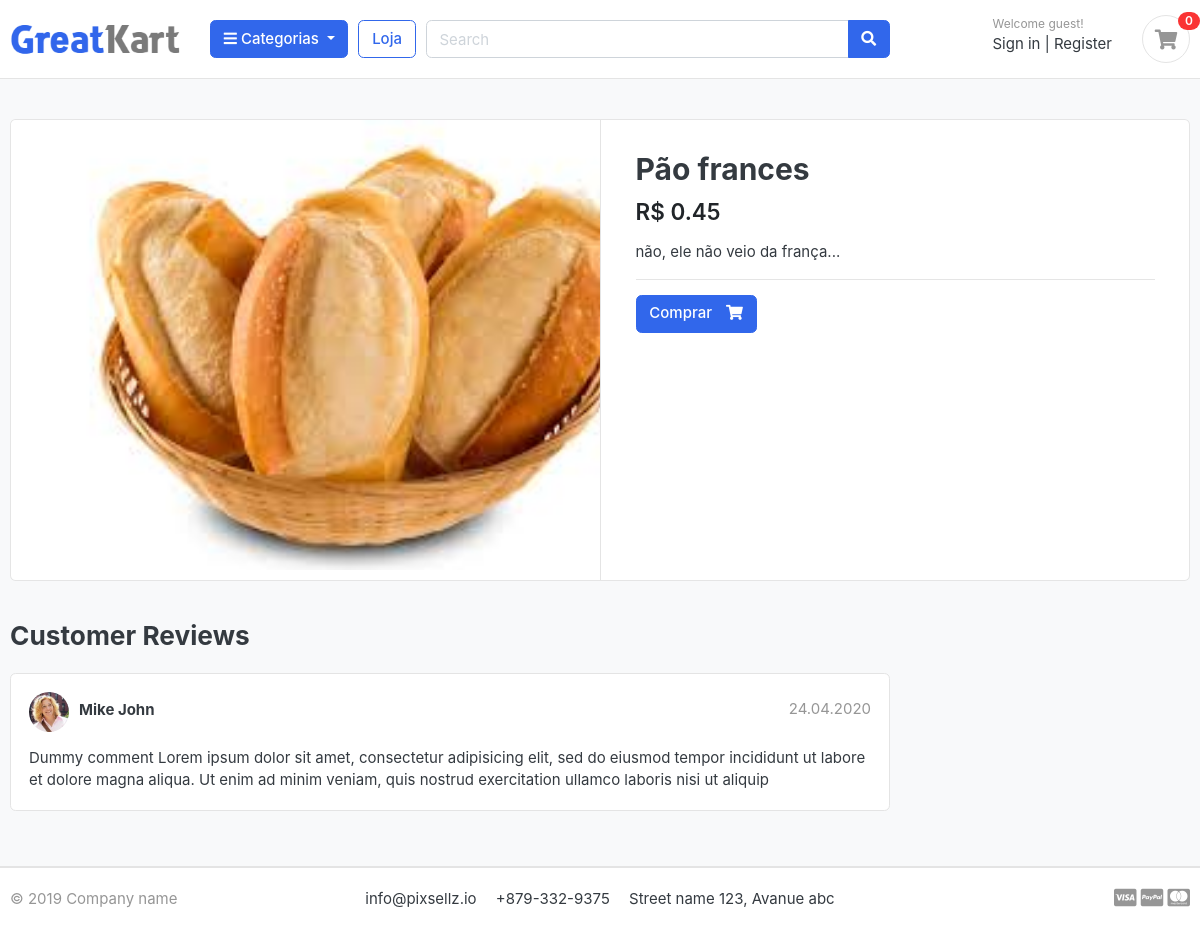
Screenshot of /loja/categoria/cafe-da-manha/pao-frances with the database file from the repository.
### produto/models.py (models this page shows, shortened)
class Produto(models.Model):
    nome = models.CharField(max_length=100, unique=True)
    descricao = models.TextField(max_length=255, unique=True)
    preco = models.DecimalField(max_digits=12, decimal_places=2)
    imagem = models.ImageField(upload_to='fotos/produtos/', blank=True)
    estoque = models.IntegerField()
    esta_disponivel = models.BooleanField(default=True)
    slug = models.SlugField(max_length=110, unique=True)
    criado_em = models.DateTimeField(auto_now_add=True)
    modificado_em = models.DateTimeField(auto_now=True)
    categoria = models.ForeignKey(Categoria, on_delete=models.CASCADE)

### loja/views.py (the view)
# urls.py: path('categoria/<slug:categoria_slug>/<slug:produto_slug>',views.visualizarDetalhesProduto ,name='produto_detalhe')
def visualizarDetalhesProduto(request, categoria_slug, produto_slug):
    produto = Produto.objects.get(categoria__slug = categoria_slug, slug = produto_slug)
    contexto = {
        'prod' : produto,
    }
    return render(request, 'loja/produto_detalhe.html', contexto)

### carrinho/processador_contexto.py (called while the page is built)
def obterContador(request):
    cont = 0
    itens = 0
    try:
        car = Carrinho.objects.get(car_id = _getCarId(request))
        carItens = CarItem.objects.all().filter(carrinho = car)
        itens = len(carItens)
        for item in carItens:
            cont += item.quantidade
    except Carrinho.DoesNotExist:
        cont = 0
        itens = 0
    return dict(car_cont = itens)

### carrinho/views.py (called while the page is built)
def _getCarId(request):
    carSession = request.session.session_key
    if not carSession:
        carSession = request.session.create()
    return carSession

### categoria/models.py (called while the page is built)
    def get_url(self):
        return reverse('home_por_categoria', args=[self.slug])

### categoria/processador_contexto.py (called while the page is built)
def listarMenuCategoria(request):
    categorias = Categoria.objects.all()
    return dict(listaCategorias = categorias)

### templates/loja/produto_detalhe.html
{% extends 'base.html' %}
{% load static %}
{% block content %}
<section class="section-content padding-y bg">
  <div class="container">
    <div class="card">
      <div class="row no-gutters">
        <aside class="col-md-6">
          <article class="gallery-wrap">
            <div class="img-big-wrap">
              <a href="#"><img src="{{ prod.imagem.url }}" /></a>
            </div>
          </article>
        </aside>
        <main class="col-md-6 border-left">
          <article class="content-body">
            <h2 class="title">{{ prod.nome }}</h2>
            <div class="mb-3">
              <var class="price h4">R$ {{ prod.preco }}</var>
            </div>
            <p>{{ prod.descricao }}</p>
            <hr />
            {% if prod.estoque <= 0 %}
              <h5> Produto indisponivel no momento.</h5>
            {% else %}
            <a href= {% url 'adicionarCarrinho' prod.id %} class="btn btn-primary">
              <span class="text">Comprar</span>
              <i class="fas fa-shopping-cart"></i>
            </a>
            {% endif %}
          </article>
        </main>
      </div>
    </div>
    <br />
    <div class="row">
      <div class="col-md-9">
        <header class="section-heading">
          <h3>Customer Reviews</h3>
        </header>
        <article class="box mb-3">
          <div class="icontext w-100">
            <img
              src="./images/avatars/avatar1.jpg"
              class="img-xs icon rounded-circle"
            />
            <div class="text">
              <span class="date text-muted float-md-right">24.04.2020 </span>
              <h6 class="mb-1">Mike John</h6>
            </div>
          </div>
          <div class="mt-3">
            <p>
              Dummy comment Lorem ipsum dolor sit amet, consectetur adipisicing
              elit, sed do eiusmod tempor incididunt ut labore et dolore magna
              aliqua. Ut enim ad minim veniam, quis nostrud exercitation ullamco
              laboris nisi ut aliquip
            </p>
          </div>
        </article>
      </div>
    </div>
  </div>
</section>
{% endblock %}

### bolicho/static/css/ui.css (style rules this page uses)
html { font-family: "Inter", sans-serif; font-size: 15px; }
.content-body { flex: 1 1 auto; padding: 2rem 2.3rem; }
.img-xs, .img-sm, .img-md, .img-lg { -o-object-fit: cover; object-fit: cover; flex-shrink: 0; flex-grow: 0; }
.img-xs { width: 40px; height: 40px; }
.padding-y { padding-top: 40px; padding-bottom: 40px; }
var { font-style: normal; }
article:after, .form-group:after { display: block; clear: both; content: ""; }
.bg { background-color: #f8f9fa; }
.section-heading { margin-bottom: 20px; margin-top: 15px; }
p:last-child { margin-bottom: 0; }
.btn .text + i { margin-left: 10px; }
.icontext { display: inline-flex; align-items: center; vertical-align: middle; }
.icontext .text { width: 100%; line-height: 1.2; }
.icontext .icon { position: relative; margin-right: 10px; flex-shrink: 0; flex-grow: 0; }
.price { font-weight: 600; color: #212529; }
.box { padding: 18px; background: #fff; border-radius: 0.37rem; border: 1px solid #e4e4e4; }
.box img { max-width: 100%; }
.gallery-wrap .img-big-wrap { margin-bottom: 10px; border-radius: 0.37rem; overflow: hidden; background-color: #fff; }
.gallery-wrap .img-big-wrap a { text-align: center; display: block; }
.gallery-wrap .img-big-wrap img { height: 450px; width: auto; display: inline-block; }

### rows the page displays
Produto: imagem (picture), nome "Pão frances", preco "0.45", descricao "não, ele não veio da frança..."

### other values shown
{{ car_cont }} "0"
